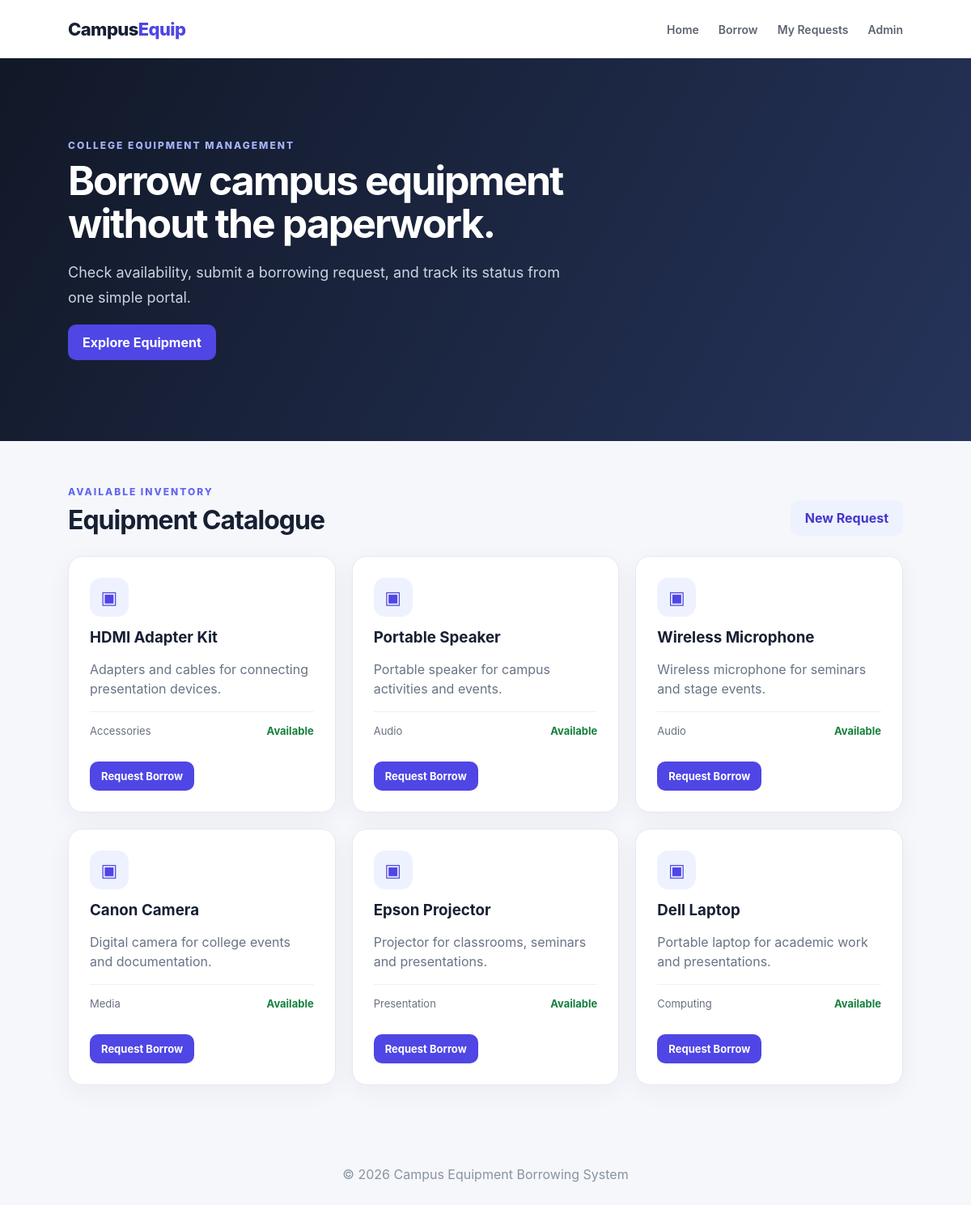
The page / on the database its author committed.
### tables this page shows
CREATE TABLE equipment (
    id INT AUTO_INCREMENT PRIMARY KEY,
    name VARCHAR(100) NOT NULL,
    category VARCHAR(80) NOT NULL,
    description VARCHAR(255) NOT NULL,
    availability ENUM('Available','Unavailable') DEFAULT 'Available',
    created_at TIMESTAMP DEFAULT CURRENT_TIMESTAMP
);

### index.php (the view, shortened to what this page needs)
<?php
require_once "db.php";
$equipment = $conn->query("SELECT * FROM equipment ORDER BY id DESC");
?>
<!DOCTYPE html>
<html lang="en">
<head>
<link rel="stylesheet" href="style.css">
</head>
<body>
<nav class="navbar">
  <div class="brand">Campus<span>Equip</span></div>
  <div><a href="index.php">Home</a><a href="borrow.php">Borrow</a><a href="my_requests.php">My Requests</a><a href="admin.php">Admin</a></div>
</nav>
<header class="hero">
  <div>
    <p class="eyebrow">COLLEGE EQUIPMENT MANAGEMENT</p>
    <h1>Borrow campus equipment<br>without the paperwork.</h1>
    <p>Check availability, submit a borrowing request, and track its status from one simple portal.</p>
    <a class="btn" href="#equipment">Explore Equipment</a>
  </div>
</header>
<main class="container" id="equipment">
  <div class="section-head">
    <div><p class="eyebrow">AVAILABLE INVENTORY</p><h2>Equipment Catalogue</h2></div>
    <a class="btn secondary" href="borrow.php">New Request</a>
  </div>
  <div class="grid">
  <?php while($row = $equipment->fetch_assoc()): ?>
    <article class="card">
      <div class="icon">▣</div>
      <h3><?= htmlspecialchars($row['name']) ?></h3>
      <p><?= htmlspecialchars($row['description']) ?></p>
      <div class="meta"><span><?= htmlspecialchars($row['category']) ?></span><b class="<?= strtolower($row['availability']) == 'available' ? 'available' : 'unavailable' ?>"><?= htmlspecialchars($row['availability']) ?></b></div>
      <?php if (strtolower($row['availability']) == 'available'): ?>
        <a class="btn small" href="borrow.php?equipment_id=<?= $row['id'] ?>">Request Borrow</a>
      <?php else: ?><button class="btn small disabled" disabled>Currently Unavailable</button><?php endif; ?>
    </article>
  <?php endwhile; ?>
  </div>
</main>
<footer>© 2026 Campus Equipment Borrowing System</footer>
</body>
</html>

### style.css (style rules this page uses)
* { box-sizing:border-box }
body { margin:0;font-family:Inter,Segoe UI,Arial,sans-serif;background:#f5f7fb;color:#172033 }
.navbar { height:72px;background:#fff;border-bottom:1px solid #e8ebf1;display:flex;align-items:center;justify-content:space-between;padding:0 7%;position:sticky;top:0;z-index:5 }
.brand { font-size:22px;font-weight:800;letter-spacing:-.6px }
.brand span { color:#4f46e5 }
.navbar a { color:#5d6472;text-decoration:none;margin-left:24px;font-size:14px;font-weight:600 }
.hero { background:linear-gradient(120deg,#111827,#26345b);color:#fff;padding:100px 7%;min-height:450px;display:flex;align-items:center }
.hero h1 { font-size:50px;line-height:1.05;margin:10px 0 20px;letter-spacing:-2px }
.hero p:not(.eyebrow) { max-width:610px;color:#cbd5e1;font-size:18px;line-height:1.7 }
.eyebrow { font-size:12px;letter-spacing:2px;font-weight:800;color:#6366f1;margin:0 0 8px }
.hero .eyebrow { color:#a5b4fc }
.container { width:86%;max-width:1250px;margin:55px auto }
.section-head,.dashboard-head { display:flex;justify-content:space-between;align-items:end;margin-bottom:25px }
.section-head h1,.section-head h2,.dashboard-head h1 { margin:0;font-size:32px;letter-spacing:-1px }
.grid { display:grid;grid-template-columns:repeat(3,1fr);gap:20px }
.card,.form-card { background:#fff;border:1px solid #e6e9ef;border-radius:18px;padding:26px;box-shadow:0 8px 30px rgba(30,41,59,.05) }
.card h3 { margin:14px 0 8px }
.card p { color:#697386;line-height:1.5;min-height:45px }
.icon { width:48px;height:48px;border-radius:14px;background:#eef2ff;color:#4f46e5;display:grid;place-items:center;font-size:22px }
.meta { display:flex;justify-content:space-between;align-items:center;border-top:1px solid #eef0f4;padding:15px 0;margin:15px 0;color:#687080;font-size:13px }
.available { color:#15803d }
.btn { display:inline-block;border:0;border-radius:10px;background:#4f46e5;color:#fff;text-decoration:none;padding:12px 18px;font-weight:700;cursor:pointer }
.btn.secondary { background:#eef2ff;color:#4338ca }
.btn.small { font-size:13px;padding:10px 14px }
footer { text-align:center;color:#8992a2;padding:45px }

### rows shown on the page
equipment: name "HDMI Adapter Kit", description "Adapters and cables for connecting presentation devices.", category "Accessories", availability "Available"
equipment: name "Portable Speaker", description "Portable speaker for campus activities and events.", category "Audio", availability "Available"
equipment: name "Wireless Microphone", description "Wireless microphone for seminars and stage events.", category "Audio", availability "Available"
equipment: name "Canon Camera", description "Digital camera for college events and documentation.", category "Media", availability "Available"
equipment: name "Epson Projector", description "Projector for classrooms, seminars and presentations.", category "Presentation", availability "Available"
equipment: name "Dell Laptop", description "Portable laptop for academic work and presentations.", category "Computing", availability "Available"
